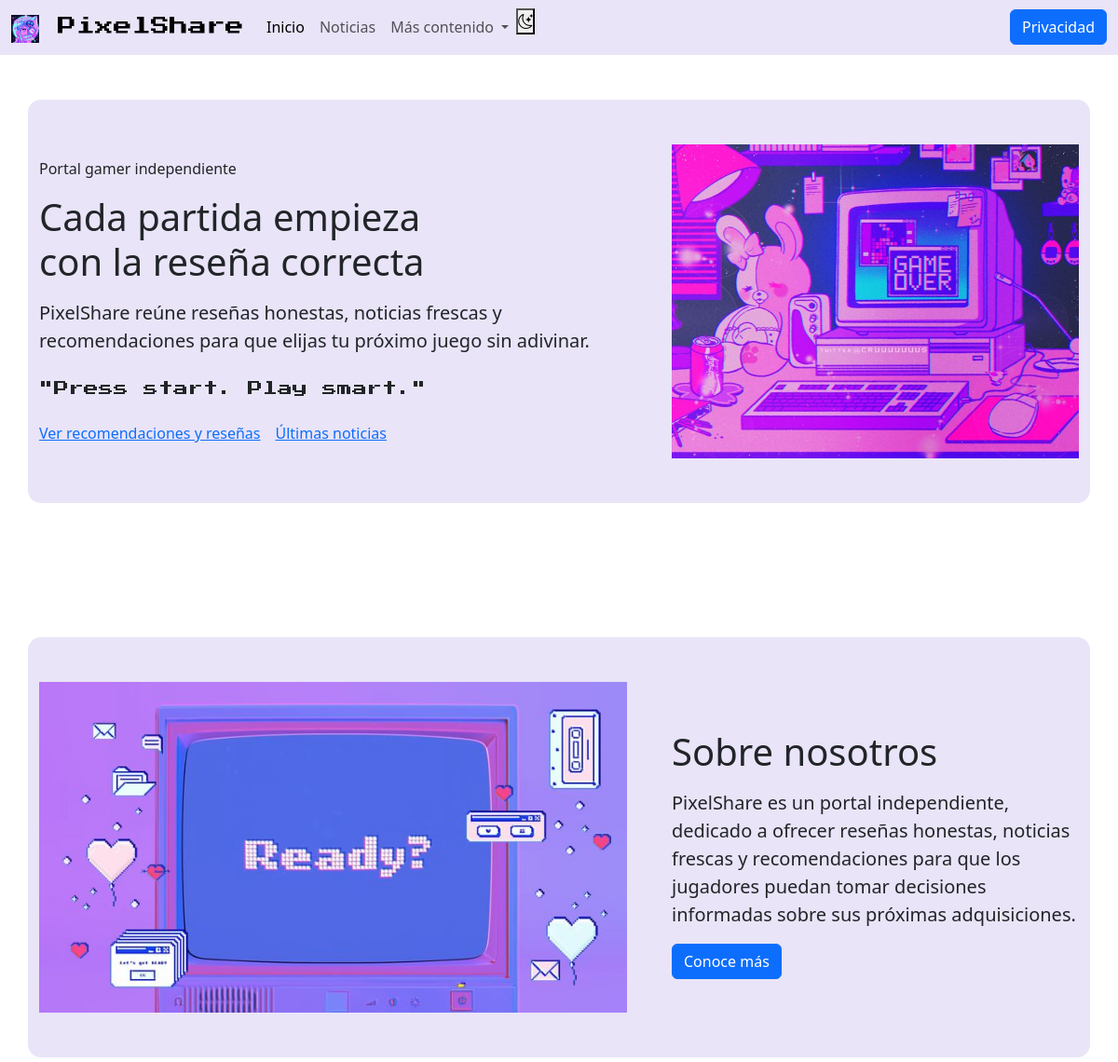
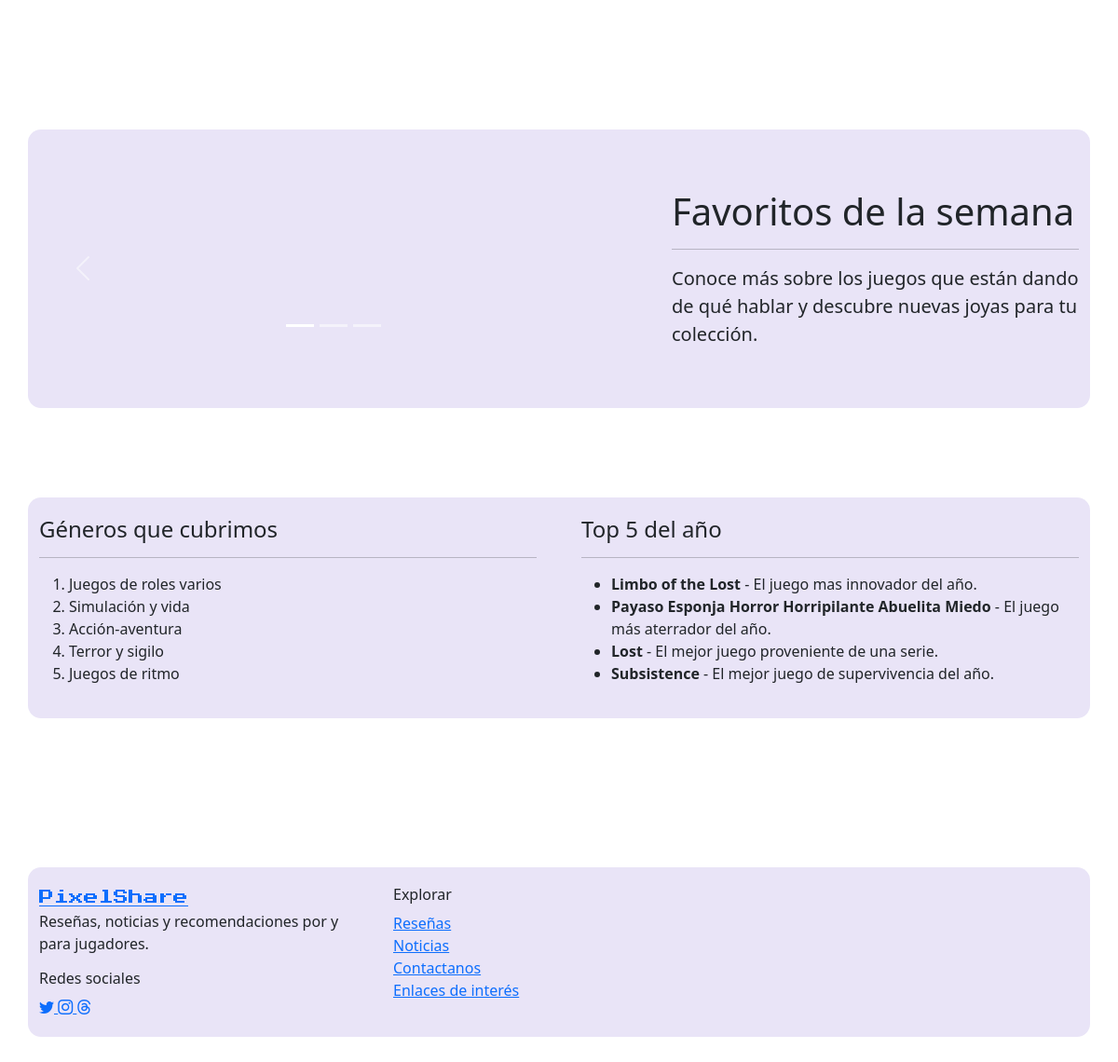
The page / on the database its author committed (2 pictures, top to bottom).
### PixelStrike/models.py (models this page shows, shortened)
class Genero(models.Model):
    nombre = models.CharField(max_length=100, unique=True)
    orden = models.PositiveSmallIntegerField(default=0)
    activo = models.BooleanField(default=True)
    class Meta:
        ordering = ['orden', 'nombre']

class favoritos(models.Model):
    nombreFavorito = models.CharField(max_length=100)
    descripcionFavorito = models.CharField(max_length=255)

### PixelStrike/views.py (the view)
# urls.py: path('',views.inicio, name="inicio"),
def inicio(request):
    context = {
        'generos': Genero.objects.filter(activo=True),
        'misFavoritos': favoritos.objects.all().values(),
    }
    return render(request, 'index.html', context)

### PixelStrike/templates/index.html (shortened to what this page needs)
{% extends "master.html" %}
{% load static %}
{% block miContenido %}
<header class="hero py-5">
    <div class="container py-7 py-lg-5 position-relative">
        <div class="row align-items-center g-5">
            <div class="col-lg-7">
                <span>Portal gamer independiente</span>
                <h1 class="mt-3">Cada partida empieza<br>con la reseña correcta</h1>
                <p class="lead mt-3">
                    PixelShare reúne reseñas honestas, noticias frescas y recomendaciones para que elijas tu próximo
                    juego sin adivinar.
                </p>
                <p class="press-start-2p-regular mt-4">"Press start. Play smart."</p>
                <div class="d-flex flex-wrap gap-3 mt-4">
                    <a href="{% url 'resenas' %}" class="btn-pixel-fill">Ver recomendaciones y reseñas</a>
                    <a href="noticias" class="btn-pixel">Últimas noticias</a>
                </div>
            </div>
            <div class="col-lg-5">
                <div class="img-frame">
                    <img src="{% static 'imgs/danbooru.jpg' %}" class="img-fluid w-100" >
                </div>
            </div>
        </div>
    </div>
</header>
    <br>
    <br>
    <header class="hero py-5" style=" background-size: cover; background-position: center;">
        <div class="container py-7 py-lg-5 position-relative">
            <div class="row align-items-center g-5">
                <div class="col-lg-7">
                    <img src="{% static 'imgs/ready.jpg' %}" class="img-fluid">
                </div>
                <div class="col-lg-5">
                    <h1 class="mt-3">Sobre nosotros
                    </h1>
                    <p class="lead mt-3">
                        PixelShare es un portal independiente, dedicado a ofrecer reseñas honestas,
                        noticias frescas y recomendaciones para que los jugadores puedan tomar decisiones informadas
                        sobre sus próximas adquisiciones.
                    </p>
                    <button type="button" class="btn btn-primary" id="liveAlertBtn">Conoce más</button>
                </div>
            </div>
        </div>
    </header>
    <br>
    <br>
    <header class="hero py-5" style=" background-size: cover; background-position: center;">
        <div class="container py-7 py-lg-5 position-relative">
            <div class="row align-items-center g-5">
                <div class="col-lg-7">
                    <div id="carouselExampleCaptions" class="carousel slide">
                        <div class="carousel-indicators">
                            <button type="button" data-bs-target="#carouselExampleCaptions" data-bs-slide-to="0"
                                class="active" aria-current="true" aria-label="Slide 1"></button>
                            <button type="button" data-bs-target="#carouselExampleCaptions" data-bs-slide-to="1"
                                aria-label="Slide 2"></button>
                            <button type="button" data-bs-target="#carouselExampleCaptions" data-bs-slide-to="2"
                                aria-label="Slide 3"></button>
                        </div>
                        <div class="carousel-inner">
                            <div class="carousel-item active">
                                <img src="{% static 'imgs/starbanner.jpg'%}" class="d-block w-100 " alt="...">
                                <div class="carousel-caption d-none d-md-block" style="color: white;">
                                    <h5>Stardew Valley</h5>
                                    <p>Definitivamente un 10/10</p>
                                </div>
                            </div>
                        </div>
                        <button class="carousel-control-prev" type="button" data-bs-target="#carouselExampleCaptions"
                            data-bs-slide="prev">
                            <span class="carousel-control-prev-icon" aria-hidden="true"></span>
                        </button>
                        <button class="carousel-control-next" type="button" data-bs-target="#carouselExampleCaptions"
                            data-bs-slide="next">
                            <span class="carousel-control-next-icon" aria-hidden="true"></span>
                        </button>
                    </div>
                </div>
                <div class="col-lg-5">
                    <h1 class="mt-3">Favoritos de la semana
                    </h1>
                    <hr>
                    <p class="lead mt-3">
                        Conoce más sobre los juegos que están dando de qué hablar y descubre nuevas joyas para tu
                        colección.
                    </p>
                </div>
            </div>
        </div>
    </header>
    <section class="py-5 bg-alt">
        <div class="container">
            <div class="row g-5">
                <div class="col-lg-6">
                    <div class="section-title">
                        <h2 class="h4 m-0">Géneros que cubrimos</h2>
                        <hr>
                    </div>
                    <ol>
                        {% for genero in generos %}
                        <li>{{ genero.nombre }}</li>
                        {% empty %}
                        <li>Aún no hay géneros publicados.</li>
                        {% endfor %}
                    </ol>
                </div>
                <div class="col-lg-6">
                    <div class="section-title">
                        <h2 class="h4 m-0">Top 5 del año</h2>
                        <hr>
                    </div>
                    <ul>
                        {% for favorito in misFavoritos %}
                        <li>
                            <strong>{{ favorito.nombreFavorito }}</strong> - {{ favorito.descripcionFavorito }}
                        </li>
                        {% empty %}
                        <li>Aún no hay favoritos publicados.</li>
                        {% endfor %}
                    </ul>
                </div>
            </div>
        </div>
    </section>
    <br>
    <br>
{% endblock %}

### PixelStrike/templates/master.html (shortened to what this page needs)
{% load static %}
<!DOCTYPE html>
<html lang="en">
<head>
    <link href="https://cdn.jsdelivr.net/npm/bootstrap@5.3.8/dist/css/bootstrap.min.css" rel="stylesheet"
>
    <link rel="stylesheet" href="{%static 'css/css.css'%}">
    <link href="https://cdn.jsdelivr.net/npm/bootstrap@5.3.0/dist/css/bootstrap.min.css" rel="stylesheet">
    <link rel="stylesheet" href="https://cdn.jsdelivr.net/npm/bootstrap-icons@1.11.3/font/bootstrap-icons.css">
</head>
<body>
    <nav class="navbar navbar-expand-lg" style="background-color: #E9E4F7;" data-bs-theme="light" fixed-top>
        <div class="container-fluid">
            <a class="press-start-2p-regular navbar-brand" href="{% url 'inicio' %}"><img
                    src="{% static 'imgs/mariha.jpg'%}" width="30" height="30"> PixelShare</a>
            <div class="collapse navbar-collapse" id="navbarSupportedContent">
                <ul class="navbar-nav me-auto mb-2 mb-lg-0">
                    <li class="nav-item">
                        <a class="nav-link active" aria-current="page" href="{% url 'inicio' %}">Inicio</a>
                    </li>
                    <li class="nav-item">
                        <a class="nav-link" href="noticias">Noticias</a>
                    </li>
                    <li class="nav-item dropdown">
                        <a class="nav-link dropdown-toggle" href="#" role="button" data-bs-toggle="dropdown"
                            aria-expanded="false">
                            Más contenido
                        </a>
                    </li>
                    <li><a ><button class="material-symbols-outlined" onclick="togglemodoscuro()"><i
                                    class="bi bi-moon-stars"></i></button></a></li>
                </ul>
                <button type="button" class="btn btn-primary" data-bs-toggle="modal" data-bs-target="#staticBackdrop">
                    Privacidad
                </button>
            </div>
        </div>
    </nav>
    {% block miContenido %}
    {% endblock %}
    <footer class="py-5 mt-3">
        <div class="container">
            <div class="row" g-4>
                <div class="col-lg-4">
                    <a class="press-start-2p-regular" href="{% url 'inicio' %}">PixelShare</a>
                    <p>
                        Reseñas, noticias y recomendaciones por y para jugadores.
                    </p>
                    <h6>Redes sociales</h6>
                    <div>
                        <a href="https://x.com/" target="_blank" aria-label="Twitter">
                            <i class="bi bi-twitter"></i>
                        </a>
                        <a href="https://www.instagram.com/?hl=en" target="_blank" aria-label="instagram">
                            <i class="bi bi-instagram"></i>
                        </a>
                        <a href="https://www.threads.com/" target="_blank" aria-label="threads">
                            <i class="bi bi-threads"></i>
                        </a>
                    </div>
                </div>
                <div class="col-lg-2 col-6">
                    <h6>
                        Explorar
                    </h6>
                    <ul class="list-unstyled">
                        <li><a href="{% url 'resenas' %}">Reseñas</a></li>
                        <li><a href="noticias">Noticias</a></li>
                        <li><a href="contactos">Contactanos</a></li>
                        <li><a href="enlaces">Enlaces de interés</a></li>
                </div>
            </div>
        </div>
    </footer>
</body>
</html>

### PixelStrike/static/css/css.css (style rules this page uses)
* { margin: 0; padding: 0; box-sizing: border-box; }
body { background-color: #F1EEFB; color: #1B1730; font-family: 'Inter', sans-serif; }
.container { background-color: #E9E4F7; padding: 20px; border-radius: 14px; }
.btn-primary { background-color: #E8455C; color: #F1EDFB; }
.press-start-2p-regular { font-family: "Press Start 2P", system-ui; font-weight: 400; font-style: normal; }
.btn-primary { transition: all 0.3s ease; }
.material-symbols-outlined { font-variation-settings: 'FILL' 0, 'wght' 400, 'GRAD' 0, 'opsz' 24 }

### rows shown on the page
Genero: nombre "Juegos de roles varios"
Genero: nombre "Simulación y vida"
Genero: nombre "Acción-aventura"
Genero: nombre "Terror y sigilo"
Genero: nombre "Juegos de ritmo"
favoritos: nombreFavorito "Limbo of the Lost", descripcionFavorito "El juego mas innovador del año."
favoritos: nombreFavorito "Payaso Esponja Horror Horripilante Abuelita Miedo", descripcionFavorito "El juego más aterrador del año."
favoritos: nombreFavorito "Lost", descripcionFavorito "El mejor juego proveniente de una serie."
favoritos: nombreFavorito "Subsistence", descripcionFavorito "El mejor juego de supervivencia del año."
